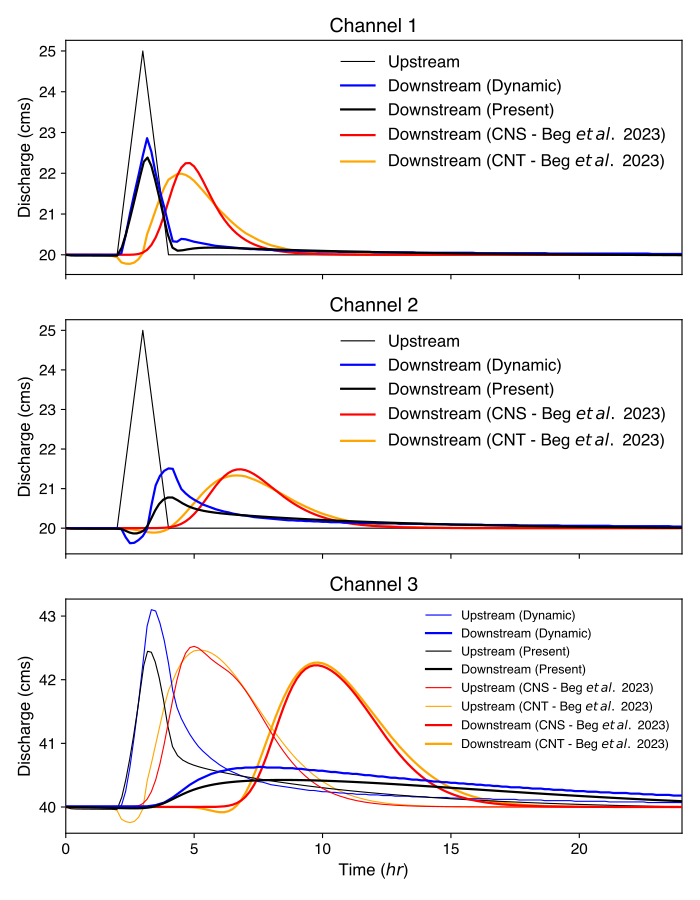

Write the Python code that produced this figure.
import os
import numpy as np
import pandas as pd
import matplotlib.pyplot as plt
from scipy.integrate import simpson

def rmse(exact, approx):
    return np.sqrt(np.sum((exact-approx) ** 2) / len(exact))

# --- Global Plot Settings ---
plt.rcParams.update({
    "font.family": "Helvetica",
    "font.size": 12,
    "axes.labelsize": 12,
    "axes.titlesize": 14,
    "legend.fontsize": 11,
    "xtick.labelsize": 11,
    "ytick.labelsize": 11,
    "lines.linewidth": 1.2
})

# --- Case Folder ---
caseName = '../'
hecras_dir = os.path.join('..', 'data', 'ex2')
nwm_dir = os.path.join('..', 'data', 'ex2_nwm')

# --- Reference Elevations for HEC-RAS (m) ---
elevations = {
    0: {'us': 2.5, 'ds': 2.0},  # channel 1
    1: {'us': 3.0, 'ds': 2.0},  # channel 2
    2: {'us': 2.0, 'ds': 0.0}   # channel 3
}

# --- Discover All Segments ---
segments = sorted([d for d in os.listdir(caseName) if d.startswith("segment")])
n_segments = len(segments)

# --- Setup Subplots (2 columns: discharge & depth) ---
fig, axes = plt.subplots(n_segments, 1, figsize=(7, 3 * n_segments), sharex='col')
if n_segments == 1:
    axes = np.array([axes])  # make 2D

# Storage for error calculations
upstreamQs_all = {}
downstreamQs_all = {}
time_all = {}
hec_us_all = {}

# --- Loop Over Segments and Plot ---
for idx, seg in enumerate(segments):
    seg_num = idx + 1
    axQ = axes[idx]  # discharge
    # axH = axes[idx, 1]  # depth

    # --- HEC-RAS file names ---
    us_file = os.path.join(hecras_dir, f'us{seg_num}.txt')
    ds_file = os.path.join(hecras_dir, f'ds{seg_num}.txt')

    if os.path.exists(us_file) and os.path.exists(ds_file):
        us = pd.read_csv(us_file, sep=r'\s+', header=None)
        ds = pd.read_csv(ds_file, sep=r'\s+', header=None)

        us_Q = pd.to_numeric(us.iloc[1:, 4], errors='coerce').to_numpy()
        ds_Q = pd.to_numeric(ds.iloc[1:, 4], errors='coerce').to_numpy()
        us_h = pd.to_numeric(us.iloc[1:, 3], errors='coerce').to_numpy()
        ds_h = pd.to_numeric(ds.iloc[1:, 3], errors='coerce').to_numpy()

        totalTime = 86400
        timeHec = np.linspace(0, totalTime / 3600, len(ds_Q))

        # --- Plot discharge (HEC-RAS) ---
        if idx == 2:
            axQ.plot(timeHec, us_Q, label='Upstream (Dynamic)', linewidth=.8, color='b', zorder=14)
        else:
            axQ.plot(timeHec, us_Q, 'k', label='Upstream', linewidth=.8, zorder=14)
        axQ.plot(timeHec, ds_Q, label='Downstream (Dynamic)', linewidth=1.6, color='b', zorder=19)

        # --- Convert elevations → depths and plot (HEC-RAS) ---
        h_us = us_h - elevations[idx]['us']
        h_ds = ds_h - elevations[idx]['ds']

        # if idx == 2:
        #     axH.plot(timeHec, h_us, 'k--', label='Upstream (Dynamic)', linewidth=.8)
        # else:
        #     axH.plot(timeHec, h_us, 'k--', label='Upstream (Dynamic)', linewidth=.8)
        # axH.plot(timeHec, h_ds, 'k--', label='Downstream (Dynamic)', linewidth=1.6)

        # Save downstream HEC for MPE
        hec_us_all[idx] = (timeHec, us_Q)

    # --- Present Model Results ---
    segmentPath = os.path.join(caseName, seg, 'run')
    if not os.path.exists(segmentPath):
        continue

    timeValues, downstreamQ, upstreamQ_present = [], [], []
    downstreamH, upstreamH_present = [], []

    timeDirs = [d for d in os.listdir(segmentPath) if os.path.isdir(os.path.join(segmentPath, d))]
    for tdir in timeDirs:
        if tdir.startswith('.'):
            continue
        try:
            timeVal = float(tdir)
        except ValueError:
            continue

        Qfile = os.path.join(segmentPath, tdir, 'Q')
        Hfile = os.path.join(segmentPath, tdir, 'h')
        if os.path.exists(Qfile):
            Qdata = np.loadtxt(Qfile)
            if Qdata.size > 0:
                downstreamQ.append(Qdata[-1])
                upstreamQ_present.append(Qdata[0])  # now included for all channels
                timeValues.append(timeVal)
        if os.path.exists(Hfile):
            Hdata = np.loadtxt(Hfile)
            if Hdata.size > 0:
                downstreamH.append(Hdata[-1])
                upstreamH_present.append(Hdata[0])  # now included for all channels

    if timeValues:
        timeValues = np.array(timeValues)
        sortIdx = np.argsort(timeValues)
        timeValues = timeValues[sortIdx]
        downstreamQ = np.array(downstreamQ)[sortIdx]
        downstreamH = np.array(downstreamH)[sortIdx]

        upstreamQ_present = np.array(upstreamQ_present)[sortIdx] if upstreamQ_present else []
        upstreamH_present = np.array(upstreamH_present)[sortIdx] if upstreamH_present else []

        # Store for error calculations
        downstreamQs_all[idx] = downstreamQ
        time_all[idx] = timeValues
        if len(upstreamQ_present):
            upstreamQs_all[idx] = upstreamQ_present

        # --- Plot Upstream (now for all channels) ---
        if idx == 2 and len(upstreamQ_present) == len(timeValues):
            axQ.plot(timeValues / 3600, upstreamQ_present, 'k', label='Upstream (Present)', linewidth=.8, zorder=15)
        # if len(upstreamH_present) == len(timeValues):
        #     axH.plot(timeValues / 3600, upstreamH_present, 'k', label='Upstream (Present)', linewidth=.8)

        # --- Plot Downstream ---
        axQ.plot(timeValues / 3600, downstreamQ, 'k', label='Downstream (Present)', linewidth=1.6, zorder = 20)
        # axH.plot(timeValues / 3600, downstreamH, 'k', label='Downstream (Present)', linewidth=1.6)

    # --- NWM Results (discharge only) ---
    x_file = os.path.join(nwm_dir, f't_dsQ_CNX')
    t_file = os.path.join(nwm_dir, f't_dsQ_CNT')

    if os.path.exists(us_file) and os.path.exists(ds_file):
        begtime_x = pd.read_csv(x_file, header=None, skiprows=1, sep=' ').to_numpy()[:, 0] / 3600
        nwmus_x = pd.read_csv(x_file, header=None, skiprows=1, sep=' ').to_numpy()[:, 1 + idx]
        nwmds_x = pd.read_csv(x_file, header=None, skiprows=1, sep=' ').to_numpy()[:, 4 + idx]
        begtime_t = pd.read_csv(t_file, header=None, skiprows=1, sep=' ').to_numpy()[:, 0] / 3600
        nwmus_t = pd.read_csv(t_file, header=None, skiprows=1, sep=' ').to_numpy()[:, 1 + idx]
        nwmds_t = pd.read_csv(t_file, header=None, skiprows=1, sep=' ').to_numpy()[:, 4 + idx]

        if idx == 2:
            axQ.plot(begtime_x, nwmus_x, label=r'Upstream (CNS - Beg $\mathit{et\,al.}$ 2023)', linewidth=.8,color='r', zorder=18)
            axQ.plot(begtime_t, nwmus_t, label=r'Upstream (CNT - Beg $\mathit{et\,al.}$ 2023)',
                     linewidth=.8, color='orange', zorder=12)
        axQ.plot(begtime_x, nwmds_x, label=r'Downstream (CNS - Beg $\mathit{et\,al.}$ 2023)', linewidth=1.6,color='r',zorder=17)
        axQ.plot(begtime_t, nwmds_t, label=r'Downstream (CNT - Beg $\mathit{et\,al.}$ 2023)',
                 linewidth=1.6, color='orange', zorder=10)

    # --- Formatting ---
    axQ.set_xlim([0, 24])
    # axH.set_xlim([0, 24])
    axQ.set_ylabel(r'Discharge (cms)')
    # axH.set_ylabel(r'h (m)')
    axQ.set_title(f'Channel {seg_num}')
    # axH.set_title(f'Channel {seg_num}')
    axQ.legend(frameon=False, fontsize=9) if idx == 2 else axQ.legend(frameon=False, fontsize=12)
    # axH.legend(frameon=False)




# --- Global Axis Labels ---
axes[-1].set_xlabel('Time ($hr$)')
# axes[-1, 1].set_xlabel('Time ($hr$)')
plt.tight_layout()

# ======================================================
# === ERROR CALCULATIONS (Mass Balance + Composite MPE) ==
# ======================================================

# --- Mass balance: in = sum of upstreamQ of ch1 & ch2, out = downstream of ch3 ---
if 0 in downstreamQs_all and 1 in downstreamQs_all and 2 in downstreamQs_all:
    t3 = time_all[2]
    Qup1 = np.interp(t3, time_all[0], downstreamQs_all[0])
    Qup2 = np.interp(t3, time_all[1], downstreamQs_all[1])
    Qin_total = Qup1 + Qup2
    Qout = downstreamQs_all[2]

    mass_in = simpson(Qin_total, x=t3)
    mass_out = simpson(Qout, x=t3)
    mass_balance_error = ((mass_in - mass_out) / mass_in) * 100
else:
    mass_balance_error = np.nan

# --- Composite MPE ---
mpe_values = []
common_time_hr = np.linspace(0, 24, 300)
for idx in hec_us_all:
    if idx in upstreamQs_all:
        hec_t, hec_q = hec_us_all[idx]
        model_t = time_all[idx] / 3600
        model_q = upstreamQs_all[idx]

        hec_interp = np.interp(common_time_hr, hec_t, hec_q)
        model_interp = np.interp(common_time_hr, model_t, model_q)

        mpe = np.mean(np.abs((model_interp - hec_interp) / hec_interp)) * 100
        mpe_values.append(mpe)

composite_mpe = np.mean(mpe_values) if mpe_values else np.nan

# print(f"Mass Balance Error (Present): {mass_balance_error:.3f}%")
# print(f"Mean Percentage Error (MPE) at channel 3 upstream: {composite_mpe:.3f}%")
# plt.savefig('ex2.pdf')
plt.show()

for idx in range(3):
    print(f'---------- Channel {idx} ----------')

    mass_in = simpson(upstreamQs_all[idx], time_all[idx])
    mass_out = simpson(downstreamQs_all[idx], time_all[idx])
    mbe_p = (mass_in - mass_out) / mass_in * 100
    print(f'Mass balance error (Present): {mbe_p:.2f}%')

    x_file = os.path.join(nwm_dir, f't_dsQ_CNX')
    t_file = os.path.join(nwm_dir, f't_dsQ_CNT')

    if os.path.exists(us_file) and os.path.exists(ds_file):
        begtime_x = pd.read_csv(x_file, header=None, skiprows=1, sep=' ').to_numpy()[:, 0] / 3600
        nwmus_x = pd.read_csv(x_file, header=None, skiprows=1, sep=' ').to_numpy()[:, 1 + idx]
        nwmds_x = pd.read_csv(x_file, header=None, skiprows=1, sep=' ').to_numpy()[:, 4 + idx]

    mass_in = simpson(nwmus_x, begtime_x)
    mass_out = simpson(nwmds_x, begtime_x)
    mbe_p = (mass_in - mass_out) / mass_in * 100
    print(f'Mass balance error (CNS): {mbe_p:.2f}%')

    ds_file = os.path.join(hecras_dir, f'ds{idx+1}.txt')
    ds = pd.read_csv(ds_file, sep=r'\s+', header=None)
    ds_Q = pd.to_numeric(ds.iloc[1:, 4], errors='coerce').to_numpy()

    common_time_hr = np.linspace(0, 24, 200)
    ds_interp = np.interp(common_time_hr, timeHec, ds_Q)
    model_interp = np.interp(common_time_hr, time_all[idx] / 3600, downstreamQs_all[idx])
    cns_interp = np.interp(common_time_hr, begtime_x / 3600, nwmds_x)

    rmse_p = rmse(ds_interp, model_interp)
    rmse_cns = rmse(ds_interp, cns_interp)

    print(f'Root mean square error (Present): {rmse_p:.4f}cms')
    print(f'Root mean square error (CNS): {rmse_cns:.4f}cms')
